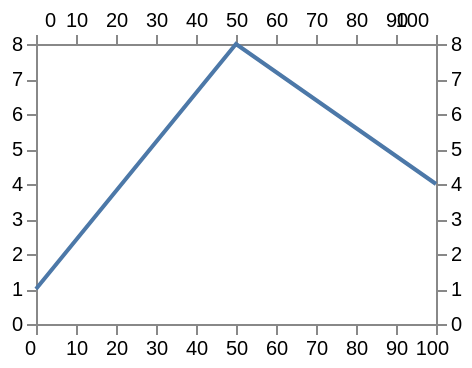

The specification (Vega-Lite) saved for this image:
### Vega specification from a JSON file in a GitHub repository (floating-point values rounded to 4 significant figures)
{"$schema": "https://vega.github.io/schema/vega/v6.json", "description": "labelFlush hangs the first and last labels inside the plot by changing their alignment, and labelFlushOffset then nudges them along the axis — outwards, which is the direction upstream signs it. A zero threshold still flushes a label that lands exactly on an end, and an explicit labelAlign means the label is not being flushed at all, so its offset does nothing.", "width": 200, "height": 140, "padding": 5, "background": "white", "data": [{"name": "t", "values": [{"x": 0, "v": 1}, {"x": 50, "v": 8}, {"x": 100, "v": 4}]}], "scales": [{"name": "x", "type": "linear", "domain": {"data": "t", "field": "x"}, "range": "width"}, {"name": "y", "type": "linear", "domain": {"data": "t", "field": "v"}, "range": "height"}], "axes": [{"scale": "x", "orient": "bottom", "labelFlush": true, "labelFlushOffset": 6}, {"scale": "x", "orient": "top", "labelFlush": 0, "labelFlushOffset": -4}, {"scale": "y", "orient": "left", "labelFlush": 20, "labelFlushOffset": 5}, {"scale": "y", "orient": "right", "labelFlush": true, "labelFlushOffset": 8, "labelBaseline": "middle"}], "marks": [{"type": "line", "from": {"data": "t"}, "encode": {"enter": {"x": {"scale": "x", "field": "x"}, "y": {"scale": "y", "field": "v"}, "stroke": {"value": "#4c78a8"}}}}]}
